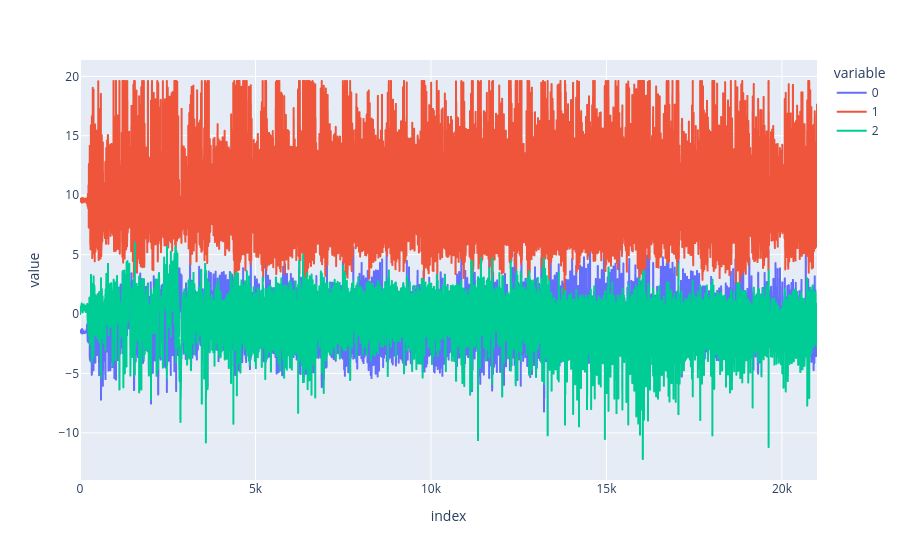

This figure's notebook cell:
### Markdown cell above
# Vamos dar uma olhada nas atividades de subir e descer escadas

### Code cell
nu = 4
na = 0 # climbingdown
nd = 0 # chest
px.line(np.array(Udata[nu][nd])[na, :, :3])

### Figure 1 — Plotly figure (JSON) as saved in the notebook; plotly's stock layout.template omitted (floating-point values rounded to 4 significant figures; data arrays with more than 128 entries replaced by an {"elided": "..."} marker saying what was removed)
{"data": [{"hovertemplate": "variable=0<br>index=%{x}<br>value=%{y}<extra></extra>", "legendgroup": "0", "line": {"color": "#636efa", "dash": "solid"}, "marker": {"symbol": "circle"}, "mode": "lines", "name": "0", "showlegend": true, "type": "scattergl", "x": {"elided": "21000 int values"}, "xaxis": "x", "y": {"elided": "21000 float values"}, "yaxis": "y"}, {"hovertemplate": "variable=1<br>index=%{x}<br>value=%{y}<extra></extra>", "legendgroup": "1", "line": {"color": "#EF553B", "dash": "solid"}, "marker": {"symbol": "circle"}, "mode": "lines", "name": "1", "showlegend": true, "type": "scattergl", "x": {"elided": "21000 int values"}, "xaxis": "x", "y": {"elided": "21000 float values"}, "yaxis": "y"}, {"hovertemplate": "variable=2<br>index=%{x}<br>value=%{y}<extra></extra>", "legendgroup": "2", "line": {"color": "#00cc96", "dash": "solid"}, "marker": {"symbol": "circle"}, "mode": "lines", "name": "2", "showlegend": true, "type": "scattergl", "x": {"elided": "21000 int values"}, "xaxis": "x", "y": {"elided": "21000 float values"}, "yaxis": "y"}], "layout": {"legend": {"title": {"text": "variable"}, "tracegroupgap": 0}, "margin": {"t": 60}, "xaxis": {"anchor": "y", "domain": [0, 1], "title": {"text": "index"}}, "yaxis": {"anchor": "x", "domain": [0, 1], "title": {"text": "value"}}}}
